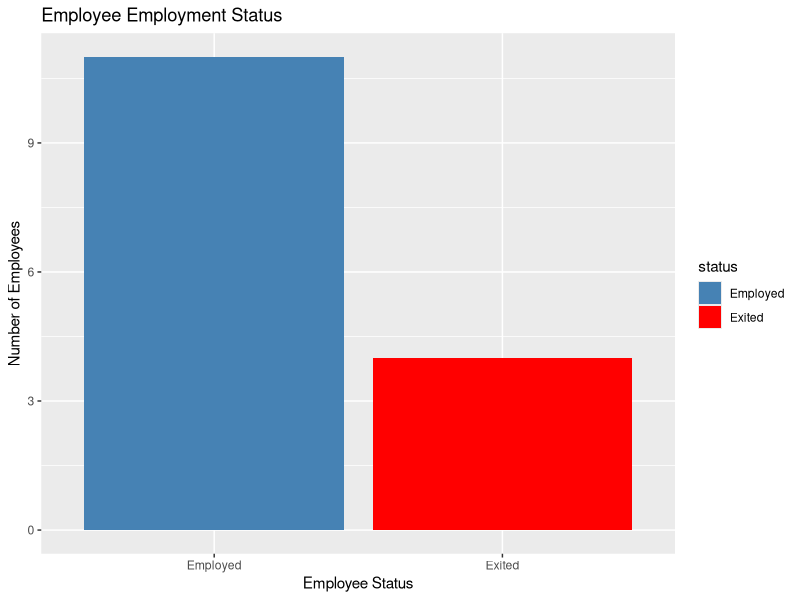
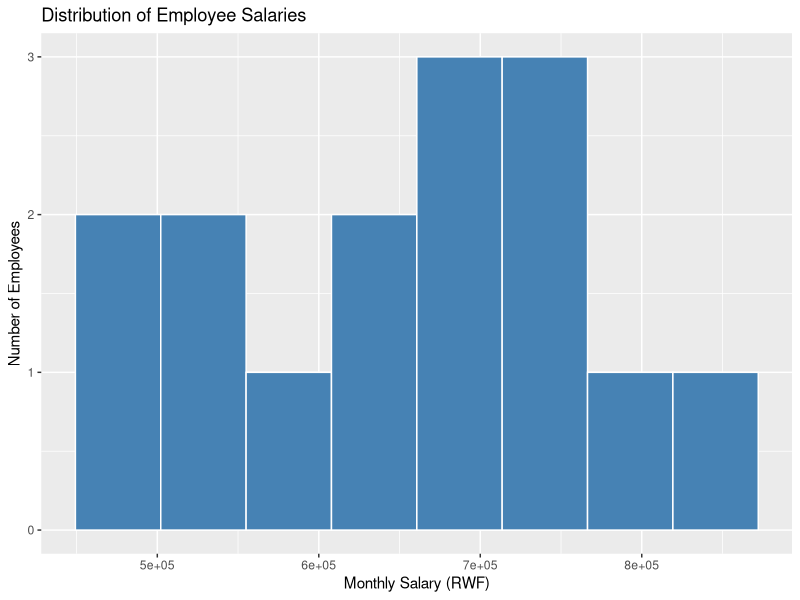
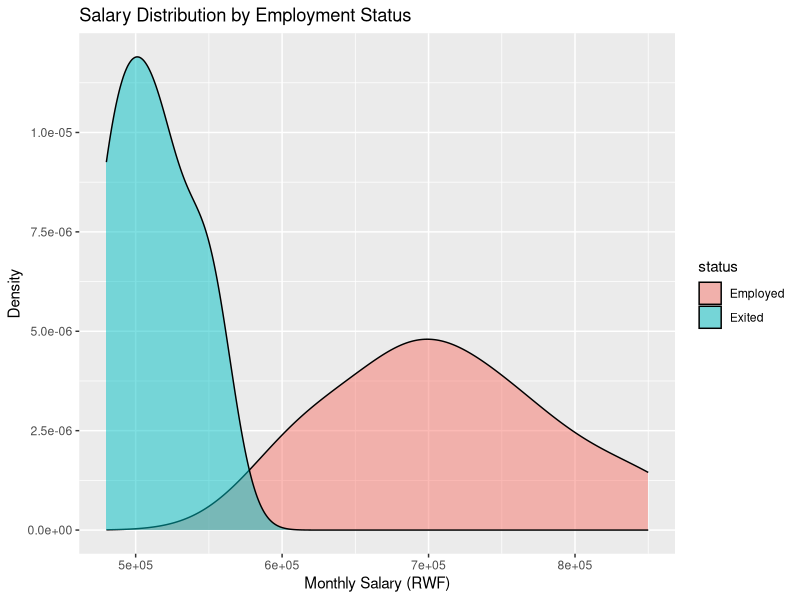
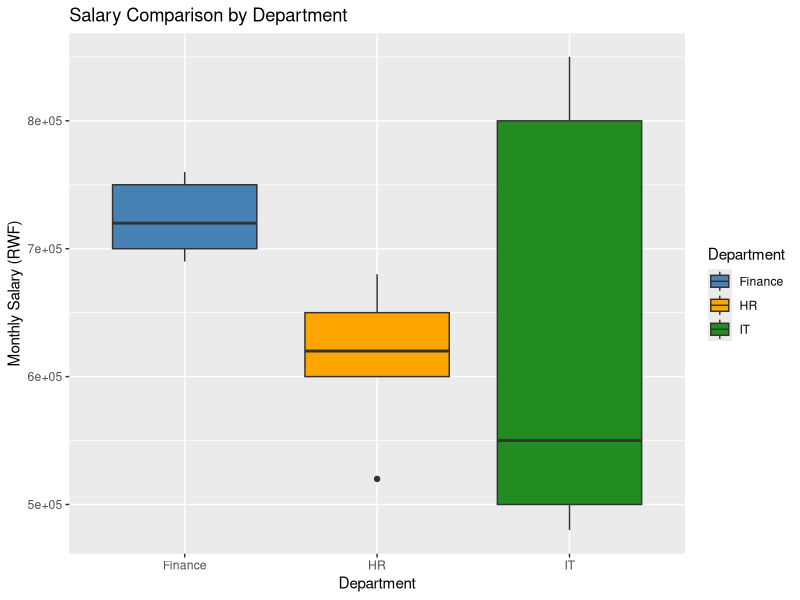
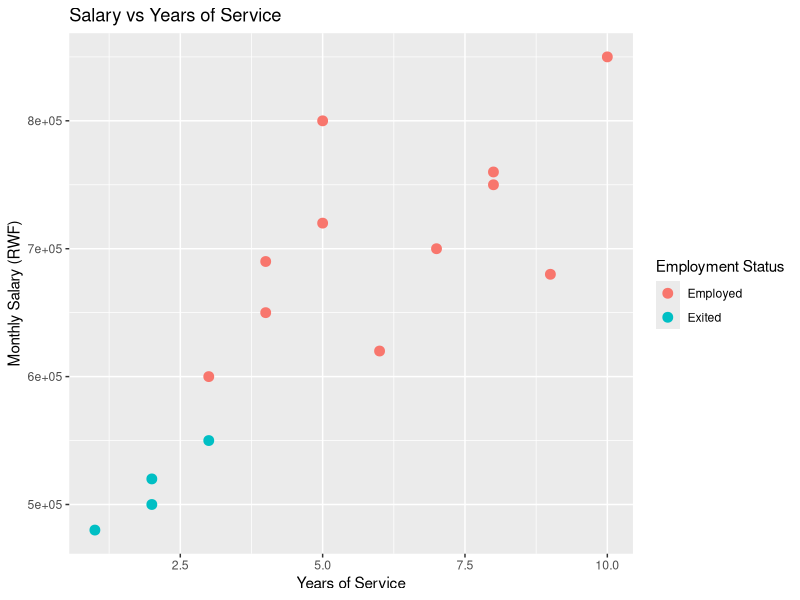
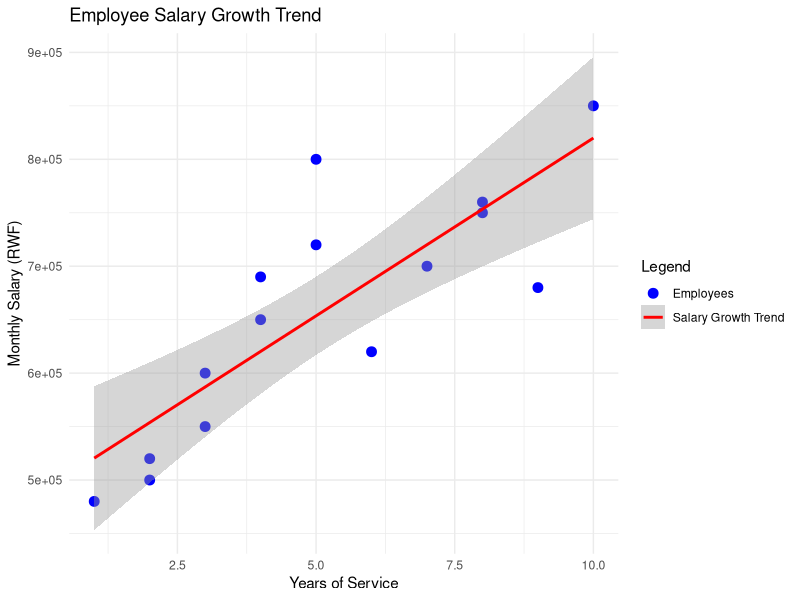
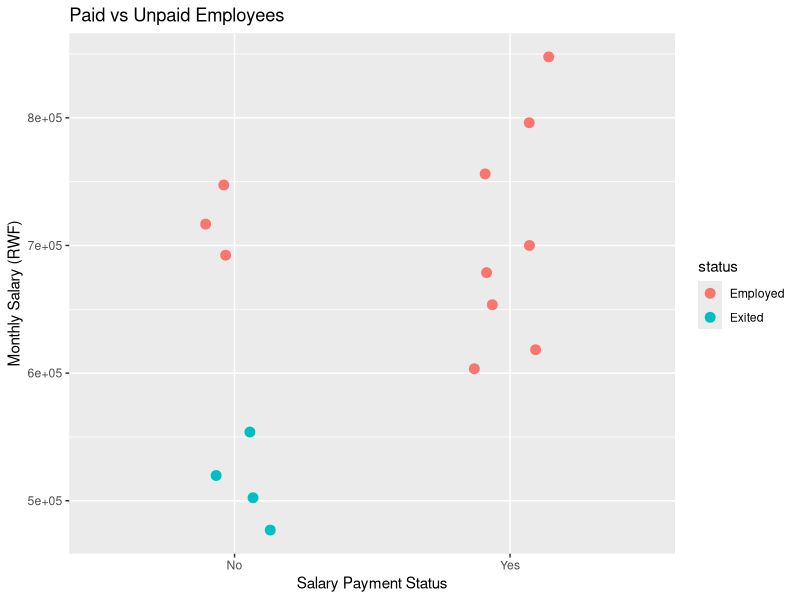
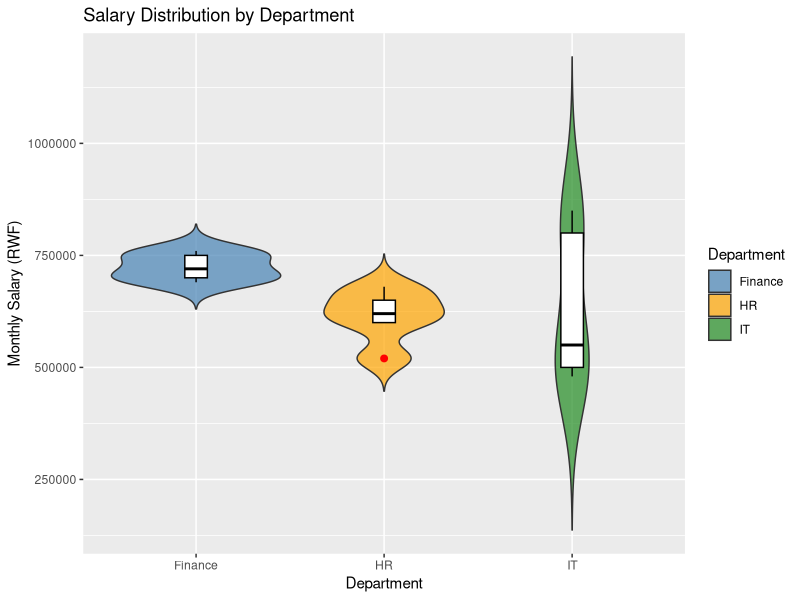

These charts were generated, in order, by the following R code:
## ---- chunk 1
knitr::opts_chunk$set(echo = TRUE)
## ---- chunk 2
# install.packages("ggplot2")
library(ggplot2)
## ---- chunk 3


employees <- data.frame(
  employee_id = 1:15,

  name = c(
    "Jean", "Peter", "Mary", "David", "Alice",
    "John", "Grace", "Paul", "Sarah", "James",
    "Eric", "Diane", "Joseph", "Anne", "Mark"
  ),

  department = c(
    "IT", "HR", "Finance", "IT", "HR",
    "Finance", "IT", "HR", "Finance", "IT",
    "HR", "Finance", "IT", "HR", "Finance"
  ),

  status = c(
    "Employed", "Employed", "Employed", "Exited", "Employed",
    "Employed", "Exited", "Employed", "Employed", "Exited",
    "Employed", "Employed", "Employed", "Exited", "Employed"
  ),

  salary = c(
    800000, 600000, 750000, 500000, 650000,
    700000, 550000, 620000, 720000, 480000,
    680000, 760000, 850000, 520000, 690000
  ),

  paid = c(
    "Yes", "Yes", "No", "No", "Yes",
    "Yes", "No", "Yes", "No", "No",
    "Yes", "Yes", "Yes", "No", "No"
  )
)

print(employees)

## ---- chunk 4
nrow(employees) # total employees.

sum(employees$status=='Employed') # sum of employed employees.

sum(employees$status=='Exited') # sum of exited employees.

sum(employees$paid=='Yes') # employees marked as paid.

sum(employees$paid=='No') # employees marked as not paid.

## ---- chunk 5
ggplot(employees, aes(x= status, fill=status)) + 
  geom_bar() +
  scale_fill_manual(
    values = c("Employed" = "steelblue", "Exited"="red" )
  )+
  labs(
    title = "Employee Employment Status",
    x="Employee Status",
    y = "Number of Employees"
  )
## ---- chunk 6
ggplot(employees, aes(x = salary)) +
  geom_histogram(
    bins = 8,
    fill = "steelblue",
    color = "white"
  ) +
  labs(
    title = "Distribution of Employee Salaries",
    x = "Monthly Salary (RWF)",
    y = "Number of Employees"
  ) 
## ---- chunk 7
ggplot(employees, aes(x = salary, fill = status)) +
  geom_density(alpha = 0.5) +
  labs(
    title = "Salary Distribution by Employment Status",
    x = "Monthly Salary (RWF)",
    y = "Density"
  )
## ---- chunk 8
ggplot(employees, aes(
  x = department,
  y = salary,
  fill = department
)) +
  geom_boxplot() +
  scale_fill_manual(values = c(
    "Finance" = "steelblue",
    "HR" = "orange",
    "IT" = "forestgreen"
  )) +
  labs(
    title = "Salary Comparison by Department",
    x = "Department",
    y = "Monthly Salary (RWF)",
    fill = "Department"
  )
## ---- chunk 9
employees$years_service <- c(
  5, 3, 8, 2, 4,
  7, 3, 6, 5, 1,
  9, 8, 10, 2, 4
)

ggplot(employees, aes(x = years_service, y = salary)) +
  geom_point(aes(color = status), size = 3) +
 
  labs(
    title = "Salary vs Years of Service",
    x = "Years of Service",
    y = "Monthly Salary (RWF)",
    color = "Employment Status"
  )
## ---- chunk 10
ggplot(employees, aes(x = years_service, y = salary)) +

  geom_point(aes(color = "Employees"), size = 3) +

  geom_smooth(
    aes(color = "Salary Growth Trend", group = 1),
    method = "lm",
    se = TRUE
  ) +

  scale_color_manual(
    name = "Legend",
    values = c(
      "Employees" = "blue",
      "Salary Growth Trend" = "red"
    )
  ) +

  labs(
    title = "Employee Salary Growth Trend",
    x = "Years of Service",
    y = "Monthly Salary (RWF)"
  ) +

  theme_minimal()
## ---- chunk 11
ggplot(employees,
       aes(x = paid, y = salary, color = status)) +

  geom_jitter(
    width = 0.15,
    size = 3
  ) +

  labs(
    title = "Paid vs Unpaid Employees",
    x = "Salary Payment Status",
    y = "Monthly Salary (RWF)"
  )
## ---- chunk 12
ggplot(employees,
       aes(x = department, y = salary, fill = department)) +

  geom_violin(trim = FALSE, alpha = 0.7) +

  geom_boxplot(
    width = 0.12,
    fill = "white",
    color = "black",
    outlier.color = "red",
    outlier.size = 2
  ) +

  scale_fill_manual(
    name = "Department",
    values = c(
      "Finance" = "steelblue",
      "HR" = "orange",
      "IT" = "forestgreen"
    )
  ) +

  labs(
    title = "Salary Distribution by Department",
    x = "Department",
    y = "Monthly Salary (RWF)"
  )
## ---- chunk 13
ggplot(employees,
       aes(x = years_service, y = salary)) +

  geom_point(color = "blue", size = 3) +

  geom_text(
    aes(label = name),
    vjust = -0.8,
    size = 3
  ) +

  labs(
    title = "Employee Salary by Years of Service",
    x = "Years of Service",
    y = "Monthly Salary (RWF)"
  )
## ---- chunk 14
ggplot(employees, aes(x = salary)) +

  geom_density(fill = "lightblue", alpha = 0.5) +

  geom_rug(color = "red") +

  labs(
    title = "Employee Salary Distribution",
    x = "Monthly Salary (RWF)",
    y = "Density"
  )
## ---- chunk 15
ggplot(employees,
       aes(x = name, y = salary)) +

  geom_point(color = "blue", size = 3) +

  geom_hline(
    yintercept = 700000,
    color = "red",
    linetype = "dashed"
  ) +

  labs(
    title = "Employee Salary Benchmark",
    x = "Employee",
    y = "Monthly Salary (RWF)"
  )
## ---- chunk 16
ggplot(employees,
       aes(x = years_service, y = salary)) +

  geom_point(aes(color = status), size = 3) +

  geom_vline(
    xintercept = 5,
    color = "red",
    linetype = "dashed"
  ) +

  labs(
    title = "Employee Experience Benchmark",
    x = "Years of Service",
    y = "Monthly Salary (RWF)"
  )
